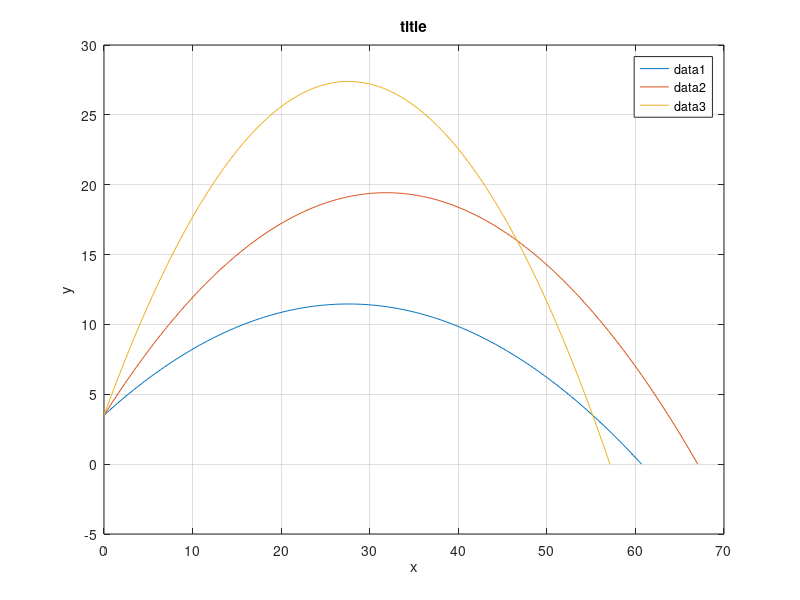

Source code (MATLAB):
theta = [30 45 60]; %degrees
v0 = 25; %meters/second
y0 = 3.5; %meters
g = 9.81; %m/s^2
d = (v0 * cosd(theta) / g) .* (v0 .* sind(theta) + sqrt((v0.*sind(theta)).^2+2*g*y0))
x1 = linspace(0,d(1),200)
x2 = 0:d(2)/199:d(2)
x3 = 0:d(3)/199:d(3)
y1 = (x1 * tand(theta(1)) - 0.5*(x1.^2*g)/(v0*cosd(theta(1))).^2+y0).'
y2 = (x2 * tand(theta(2)) - 0.5*(x2.^2*g)/(v0*cosd(theta(2))).^2+y0).'
y3 = (x3 * tand(theta(3)) - 0.5*(x3.^2*g)/(v0*cosd(theta(3))).^2+y0).'

plot(x1,y1, x2,y2, x3,y3)

grid
xlabel("x")
ylabel("y")
title("title")
legend






